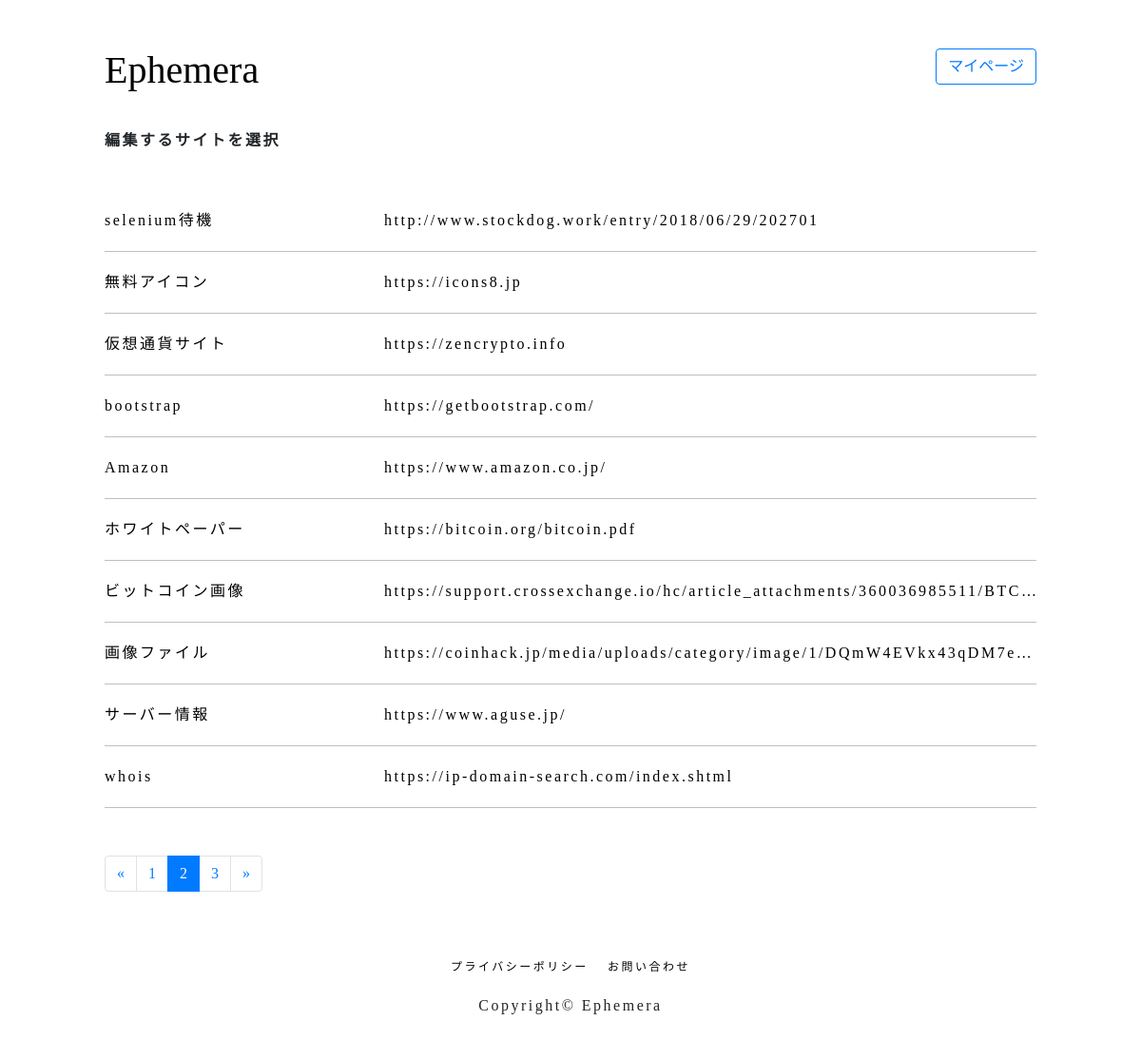
Page /mylist/?my_list=2 (signed in) on the committed database.
### ephemeral/models.py (models this page shows)
class Ephemera(models.Model):
	ep_user    = models.ForeignKey(User, on_delete=models.CASCADE, related_name='ep_user')
	url        = models.URLField()
	message    = models.TextField(max_length=200)
	post_time  = models.DateTimeField(auto_now_add = True)
	site_title = models.TextField(max_length=100)
	site_img   = models.TextField(max_length=1000, blank=True, default="static/ephemera/default.png")
	site_icon  = models.TextField(max_length=1000, blank=True, default="static/ephemera/default_icon.png")
	site_url   = models.ForeignKey(EphemeraURL, on_delete=models.CASCADE)

### ephemeral/views.py (the view)
# urls.py: path('mylist/', views.MyList.as_view(), name='mylist'),
class MyList(generic.ListView):
	model = Ephemera
	template_name = 'ephemeral/mylist.html'
	def paginator_setting(self, search, query_set, count):
		paginator = Paginator(query_set, count)
		try:
			page = int(self.request.GET.get(search))
		except:
			page = 1
		try:
			query_set = paginator.page(page)
		except PageNotAnInteger:
			query_set = paginator.page(1)
		except EmptyPage:
			query_set = paginator.page(paginator.num_pages)
		return query_set
	def get_context_data(self, **kwargs):
		context = super().get_context_data(**kwargs)
		my_ephemeral_list = Ephemera.objects.filter(ep_user = self.request.user.id)
		context['my_ephemeral_list_url'] = my_ephemeral_list.values_list("url", flat=True)
		context["my_ephemeral_list"] = self.paginator_setting("my_list", my_ephemeral_list, 10)
		return context

### templates/ephemeral/mylist.html
{% extends "ephemeral/base.html" %}
{% block content %}
	{% load static %}
	<div class="mylist">
		<p class="mylist__label">編集するサイトを選択</p>
		{% for ephemera in my_ephemeral_list %}
		<a href="{% url 'ephemeral:mylist_edit' pk=ephemera.id %}">
			<div class="mylist__ephemera">
				<p class="mylist__ephemera__title">{{ ephemera.message }}</p>
				<p class="mylist__ephemera__url">{{ ephemera.url }}</p>
			</div>
		</a>
		{% endfor %}
	</div>
	<ul class="pagination">
	    {% if my_ephemeral_list.has_previous %}
	        <li class="page-item">
	        	<a class="page-link" href="?my_list={{ my_ephemeral_list.previous_page_number }}"><span aria-hidden="true">&laquo;</span></a>
	        </li>
	    {% endif %}
	    {% for num in my_ephemeral_list.paginator.page_range %}
	    	{% if num <= my_ephemeral_list.number|add:5 and num >= my_ephemeral_list.number|add:-5 %}
		        {% if my_ephemeral_list.number == num %}
		            <li class="page-item active">
		            	<a class="page-link" href="#!">{{ num }}</a>
		            </li>
		        {% else %}
		            <li class="page-item">
		            	<a class="page-link" href="?my_list={{ num }}">{{ num }}</a>
		            </li>
		        {% endif %}
		    {% endif %}
	    {% endfor %}
	    {% if my_ephemeral_list.has_next %}
	        <li class="page-item">
	        	<a class="page-link" href="?my_list={{ my_ephemeral_list.next_page_number }}"><span aria-hidden="true">&raquo;</span></a>
	        </li>
	    {% endif %}
	</ul>
{% endblock %}

### static/css/style.css (style rules this page uses)
a { color: black ; text-decoration: none; }
p { letter-spacing: 2.5px; margin:0px; }
* { font-weight:500; font-family: "Avenir", YuGothic, 'Yu Gothic', sans-serif ; }
.mylist { margin-bottom:50px; }
.mylist__label { font-weight:bold; margin:0 0 40px 0; }
.mylist__ephemera { display:flex; border-bottom: 1px solid #bfbfbf; padding: 20px 0px; }
.mylist__ephemera__title { width:30%; }
.mylist__ephemera__url { width:70%; overflow: hidden; text-overflow: ellipsis; white-space: nowrap; }

### rows in the picture
Ephemera: message "selenium待機", url "http://www.stockdog.work/entry/2018/06/29/202701"
Ephemera: message "無料アイコン", url "https://icons8.jp"
Ephemera: message "仮想通貨サイト", url "https://zencrypto.info"
Ephemera: message "bootstrap", url "https://getbootstrap.com/"
Ephemera: message "Amazon", url "https://www.amazon.co.jp/"
Ephemera: message "ホワイトペーパー", url "https://bitcoin.org/bitcoin.pdf"
Ephemera: message "ビットコイン画像", url "https://support.crossexchange.io/hc/article_attachments/360036985511/BT…"
Ephemera: message "画像ファイル", url "https://coinhack.jp/media/uploads/category/image/1/DQmW4EVkx43qDM7e…"
Ephemera: message "サーバー情報", url "https://www.aguse.jp/"
Ephemera: message "whois", url "https://ip-domain-search.com/index.shtml"

### other values in the picture
{{ num }} "1" "3"
{{ num }} "2"
